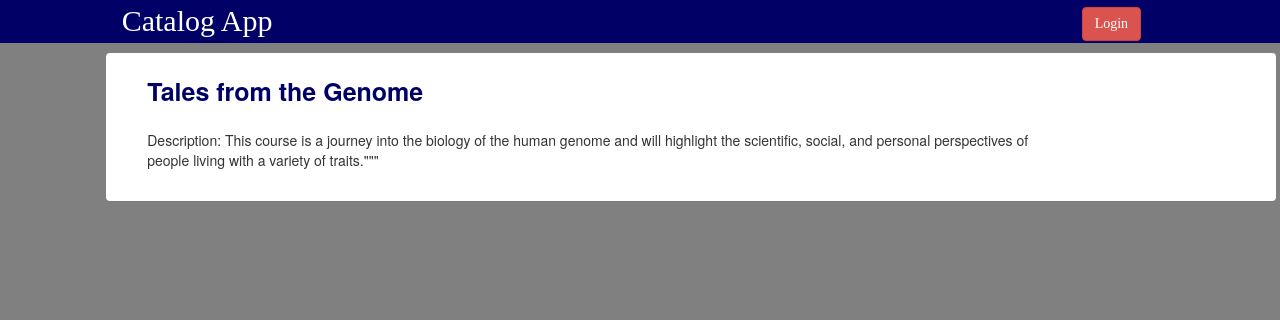
The app's page /item/113 with its own data.
### database_setup.py (models this page shows, shortened)
class Items(Base):
    __tablename__ = 'item'
    name =Column(String(80), nullable = False)
    id = Column(Integer, primary_key = True)
    description = Column(String(1000))
    updated = Column(DateTime, default=datetime.datetime.utcnow)

### application.py (the view)
@app.route('/item/<item_id>')
def showItem(item_id):
    item = session.query(Items).filter_by(id=item_id).one()
    return render_template('showItem.html', item=item)

### application.py (called while the page is built)
@app.before_request
def before_request():
    g.logged = False
    if 'username' in login_session:
        g.logged = True

### templates/showItem.html (shortened to what this page needs)
{% extends "main.html" %}
{% block content %}
{% include "header.html" %}
<div class="container panel top-panel">
	<div class="row">
		<div class="panel-header">{{item.name}}</div>
	</div>
	<div class="col-md-10" style="margin-left:10px;margin-bottom:10px">Description: {{item.description|safe}}<br><br>
	</div>
</div>
{% endblock %}

### static/styles.css (style rules this page uses)
body { background: gray !important; }
.top-panel { margin-top:10px; margin-left:8.3%; }
.panel-header { color: #000066; font-size: 25px; font-weight: bold; margin:20px; margin-left: 40px; }

### records on screen
Items: name "Tales from the Genome", description "This course is a journey into the biology of the human genome and will highlight the scientific, social, and personal perspectives of people living with a variety of traits.\"\"\""
